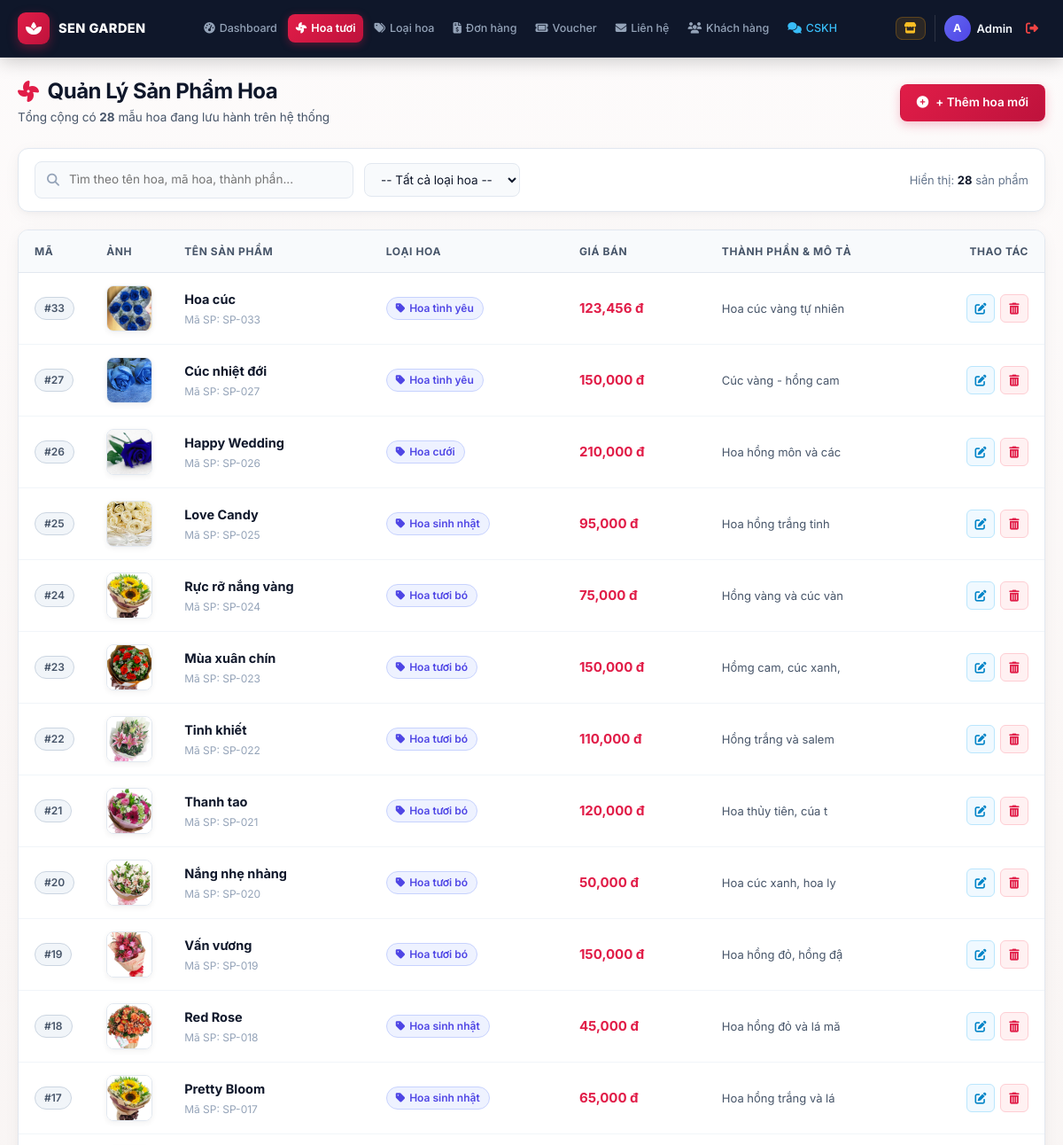
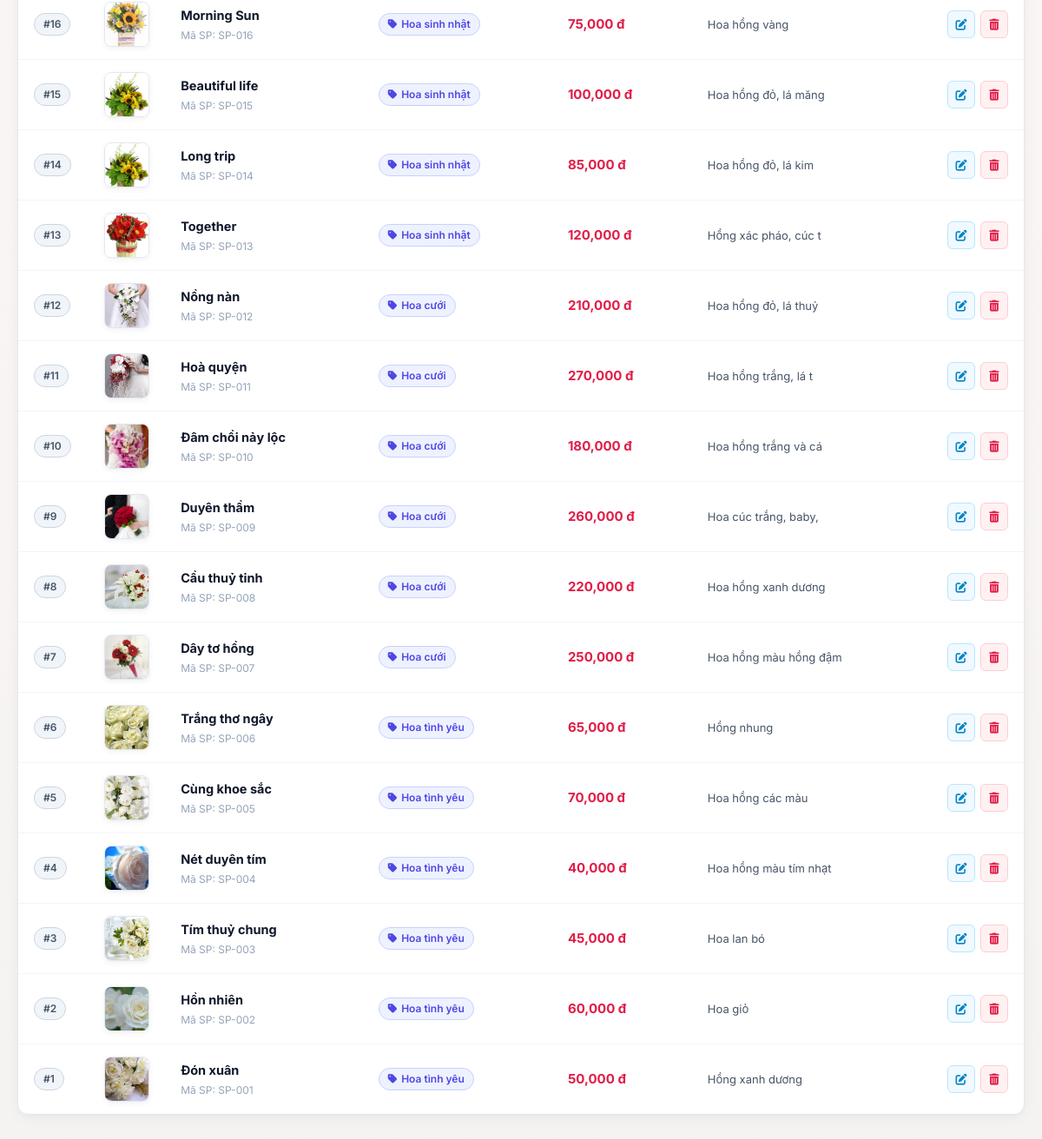
Screenshot of /admin/quanlyhoa.php (signed in) with the database file from the repository (2 pictures, top to bottom).
### tables this page shows
CREATE TABLE `hoa` (
  `MaHoa` int(11) NOT NULL,
  `MaLoai` int(11) NOT NULL,
  `TenHoa` varchar(50) NOT NULL,
  `GiaBan` int(11) NOT NULL,
  `ThanhPhan` varchar(250) NOT NULL,
  `Hinh` varchar(50) NOT NULL
);

CREATE TABLE `loaihoa` (
  `MaLoai` int(11) NOT NULL,
  `TenLoai` varchar(50) NOT NULL
);

### DataProvider.php (called while the page is built, shortened)
<?php
class DataProvider
{
	public static function ExecuteQuery($sql)
	{
		$mysqli = new mysqli(DB_HOST, DB_USER, DB_PASS, DB_NAME) or
			die ("couldn't connect to database");
		$mysqli->query("set names 'utf8mb4'");
		$result = $mysqli->query($sql);
		return $result;
	}
}
?>

### admin/quanlyhoa.php (the view, shortened to what this page needs)
<?php
include_once '../DataProvider.php';
require_once '../includes/header.php';
include_once 'nav.php';
$sql = "SELECT h.*, l.TenLoai FROM hoa h JOIN loaihoa l ON h.MaLoai = l.MaLoai ORDER BY h.MaHoa DESC";
$rs = DataProvider::ExecuteQuery($sql);
$totalFlowers = mysqli_num_rows($rs);
?>
<div class="admin-container">
    <div class="admin-page-header">
        <div class="header-left">
            <h2>
                <i class="fa-solid fa-fan" style="color: #e11d48;"></i> Quản Lý Sản Phẩm Hoa
            </h2>
            <p>Tổng cộng có <strong id="flower-total-count"><?php echo $totalFlowers; ?></strong> mẫu hoa đang lưu hành trên hệ thống</p>
        </div>
        <div class="header-actions">
            <a href="themhoa.php" class="admin-btn admin-btn-primary">
                <i class="fa-solid fa-circle-plus"></i> + Thêm hoa mới
            </a>
        </div>
    </div>
    <div class="admin-toolbar">
        <div class="admin-toolbar-left">
            <div class="admin-search-wrapper">
                <i class="fa-solid fa-magnifying-glass"></i>
                <input type="text" id="filter-keyword" class="admin-search-input" placeholder="Tìm theo tên hoa, mã hoa, thành phần...">
            </div>
            <select id="filter-category" class="admin-filter-select">
                <option value="">-- Tất cả loại hoa --</option>
            </select>
        </div>
        <div style="font-size: 13px; color: #64748b;">
            Hiển thị: <strong id="filter-count" style="color: #0f172a;"><?php echo $totalFlowers; ?></strong> sản phẩm
        </div>
    </div>
    <div class="admin-table-card">
        <div class="admin-table-responsive">
            <table class="admin-table" id="table-flowers">
                <thead>
                    <tr>
                        <th width="70">Mã</th>
                        <th width="80">Ảnh</th>
                        <th>Tên sản phẩm</th>
                        <th>Loại hoa</th>
                        <th>Giá bán</th>
                        <th>Thành phần & Mô tả</th>
                        <th width="110" style="text-align: right;">Thao tác</th>
                    </tr>
                </thead>
                <tbody id="flower-tbody">
                    <?php if ($totalFlowers > 0): ?>
                        <?php while ($row = mysqli_fetch_assoc($rs)): ?>
                            <tr id="row-flower-<?php echo $row['MaHoa']; ?>"
                                class="flower-row"
                                data-id="<?php echo $row['MaHoa']; ?>"
                                data-name="<?php echo htmlspecialchars(mb_strtolower($row['TenHoa'])); ?>"
                                data-cat="<?php echo htmlspecialchars($row['TenLoai']); ?>"
                                data-desc="<?php echo htmlspecialchars(mb_strtolower($row['ThanhPhan'])); ?>">
                                <td>
                                    <span class="badge-pill slate">#<?php echo $row['MaHoa']; ?></span>
                                </td>
                                <td>
                                    <div class="flower-thumb-wrapper">
                                        <img src="../hoa/<?php echo htmlspecialchars($row['Hinh']); ?>"
                                             class="flower-thumb"
                                             alt="<?php echo htmlspecialchars($row['TenHoa']); ?>"
                                             onerror="this.src='../images/no-image.png';">
                                    </div>
                                </td>
                                <td>
                                    <div style="font-weight: 700; color: #0f172a; font-size: 14.5px;">
                                        <?php echo htmlspecialchars($row['TenHoa']); ?>
                                    </div>
                                    <div style="font-size: 12px; color: #94a3b8; margin-top: 2px;">
                                        Mã SP: SP-<?php echo str_pad($row['MaHoa'], 3, '0', STR_PAD_LEFT); ?>
                                    </div>
                                </td>
                                <td>
                                    <span class="badge-pill info">
                                        <i class="fa-solid fa-tag"></i> <?php echo htmlspecialchars($row['TenLoai']); ?>
                                    </span>
                                </td>
                                <td>
                                    <strong style="color: #e11d48; font-size: 15px;">
                                        <?php echo number_format($row['GiaBan']); ?> đ
                                    </strong>
                                </td>
                                <td style="max-width: 280px; font-size: 13px; color: #475569; line-height: 1.4;">
                                    <?php echo htmlspecialchars(mb_strimwidth($row['ThanhPhan'], 0, 75, '...')); ?>
                                </td>
                                <td style="text-align: right;">
                                    <div class="action-btn-group" style="justify-content: flex-end;">
                                        <a href="suahoa.php?MaHoa=<?php echo $row['MaHoa']; ?>" class="action-btn edit" title="Chỉnh sửa sản phẩm">
                                            <i class="fa-solid fa-pen-to-square"></i>
                                        </a>
                                        <button type="button"
                                                class="action-btn delete btn-delete-flower"
                                                data-id="<?php echo $row['MaHoa']; ?>"
                                                data-name="<?php echo htmlspecialchars($row['TenHoa']); ?>"
                                                title="Xóa hoa">
                                            <i class="fa-solid fa-trash-can"></i>
                                        </button>
                                    </div>
                                </td>
                            </tr>
                        <?php endwhile; ?>
                    <?php endif; ?>
                </tbody>
            </table>
        </div>
    </div>
</div>
<?php require_once '../includes/footer.php'; ?>

### includes/header.php (shortened to what this page needs)
<?php
$in_admin = (basename(dirname($_SERVER['PHP_SELF'])) === 'admin');
$base_url = $in_admin ? '../' : '';
?>
<!DOCTYPE html>
<html lang="vi">
<head>
    <link rel="stylesheet" href="https://cdnjs.cloudflare.com/ajax/libs/font-awesome/6.5.1/css/all.min.css" />
    <link rel="stylesheet" href="https://cdn.jsdelivr.net/npm/bootstrap@5.3.3/dist/css/bootstrap.min.css" />
    <link href="<?php echo $base_url; ?>css/style.css?v=<?php echo time(); ?>" rel="stylesheet" />
    <link href="<?php echo $base_url; ?>css/animations.css?v=<?php echo time(); ?>" rel="stylesheet" />
</head>
<body>
<div class="wrapper <?php echo $in_admin ? 'admin-wrapper-reset' : ''; ?>">
    <main class="main-content <?php echo $in_admin ? 'admin-main-wrapper' : ''; ?>">
        <div class="container <?php echo $in_admin ? 'admin-container-fluid' : ''; ?>">

### admin/nav.php (shortened to what this page needs)
<?php
$currentPage = basename($_SERVER['PHP_SELF']);
$adminUser = function_exists('getCurrentUser') ? getCurrentUser() : ($_SESSION['user'] ?? null);
$adminDisplayName = !empty($adminUser['HoTen']) ? $adminUser['HoTen'] : (!empty($adminUser['TenDN']) ? $adminUser['TenDN'] : 'Admin');
?>
<link rel="stylesheet" href="admin.css?v=<?php echo time(); ?>">
<nav class="admin-navbar-wrapper">
    <div class="admin-navbar-inner">
        <a href="index.php" class="admin-brand">
            <div class="admin-brand-logo">
                <i class="fa-solid fa-spa"></i>
            </div>
            <div class="admin-brand-info">
                <span class="admin-brand-name">Sen Garden</span>
            </div>
        </a>
        <div class="admin-nav-menu">
            <a href="index.php" class="admin-nav-item <?php echo ($currentPage === 'index.php') ? 'active' : ''; ?>">
                <i class="fa-solid fa-gauge-high"></i> <span>Dashboard</span>
            </a>
            <a href="quanlyhoa.php" class="admin-nav-item <?php echo in_array($currentPage, ['quanlyhoa.php', 'themhoa.php', 'suahoa.php']) ? 'active' : ''; ?>">
                <i class="fa-solid fa-fan"></i> <span>Hoa tươi</span>
            </a>
            <a href="quanlydanhmuc.php" class="admin-nav-item <?php echo ($currentPage === 'quanlydanhmuc.php') ? 'active' : ''; ?>">
                <i class="fa-solid fa-tags"></i> <span>Loại hoa</span>
            </a>
            <a href="quanlydonhang.php" class="admin-nav-item <?php echo in_array($currentPage, ['quanlydonhang.php', 'inhoadon.php']) ? 'active' : ''; ?>">
                <i class="fa-solid fa-file-invoice-dollar"></i> <span>Đơn hàng</span>
            </a>
            <a href="quanlyvoucher.php" class="admin-nav-item <?php echo ($currentPage === 'quanlyvoucher.php') ? 'active' : ''; ?>">
                <i class="fa-solid fa-ticket"></i> <span>Voucher</span>
            </a>
            <a href="quanlylienhe.php" class="admin-nav-item <?php echo ($currentPage === 'quanlylienhe.php') ? 'active' : ''; ?>">
                <i class="fa-solid fa-envelope"></i> <span>Liên hệ</span>
            </a>
            <a href="quanlyuser.php" class="admin-nav-item <?php echo ($currentPage === 'quanlyuser.php') ? 'active' : ''; ?>">
                <i class="fa-solid fa-users"></i> <span>Khách hàng</span>
            </a>
            <a href="quanlychat.php" class="admin-nav-item chat-btn <?php echo ($currentPage === 'quanlychat.php') ? 'active' : ''; ?>">
                <i class="fa-solid fa-comments"></i> <span>CSKH</span>
            </a>
        </div>
        <div class="admin-nav-right">
            <a href="../index.php" class="admin-shop-link" title="Xem website cửa hàng">
                <i class="fa-solid fa-store"></i> <span>Xem Shop</span>
            </a>
            <div class="admin-user-pill">
                <div class="admin-user-avatar" title="<?php echo htmlspecialchars($adminDisplayName); ?>">
                    <?php echo mb_substr($adminDisplayName, 0, 1, 'UTF-8'); ?>
                </div>
                <span class="admin-user-name" title="<?php echo htmlspecialchars($adminDisplayName); ?>">
                    <?php echo htmlspecialchars($adminDisplayName); ?>
                </span>
                <a href="../dangxuat.php" class="admin-logout-btn" title="Đăng xuất khỏi hệ thống">
                    <i class="fa-solid fa-right-from-bracket"></i>
                </a>
            </div>
        </div>
    </div>
</nav>

### includes/footer.php (shortened to what this page needs)
</div>
    </main>
</div>
</body>
</html>

### css/style.css (style rules this page uses)
* { margin: 0; padding: 0; box-sizing: border-box; }
body { font-family: 'Roboto', -apple-system, BlinkMacSystemFont, 'Segoe UI', sans-serif; background: linear-gradient(180deg, #fdfbfb 0%, #faf6f5 35%, #f5f3f2 100%); color: #334155; line-height: 1.6; min-height: 100vh; }
a { text-decoration: none; color: inherit; }
.wrapper { display: flex; flex-direction: column; min-height: 100vh; }
.container { width: 100%; max-width: 1260px !important; margin: 0 auto !important; padding-left: 15px !important; padding-right: 15px !important; }
main.main-content { flex: 1; padding: 30px 0; }

### admin/nav.php (style rules this page uses)
.admin-navbar-wrapper { background: #0f172a; border-bottom: 1px solid rgba(255, 255, 255, 0.08); box-shadow: 0 4px 20px rgba(0, 0, 0, 0.2); position: sticky; top: 0; z-index: 1000; width: 100%; box-sizing: border-box; }
.admin-navbar-inner { max-width: 1360px; margin: 0 auto; padding: 0 20px; height: 64px; display: flex; align-items: center; justify-content: space-between; gap: 12px; box-sizing: border-box; }
.admin-brand { display: flex; align-items: center; gap: 10px; text-decoration: none; color: #ffffff; flex-shrink: 0; }
.admin-brand-logo { width: 36px; height: 36px; border-radius: 9px; background: linear-gradient(135deg, #e11d48, #be123c); display: flex; align-items: center; justify-content: center; color: #ffffff; font-size: 16px; box-shadow: 0 4px 12px rgba(225, 29, 72, 0.35); flex-shrink: 0; }
.admin-brand-info { display: flex; flex-direction: column; justify-content: center; }
.admin-brand-name { font-size: 14.5px; font-weight: 800; letter-spacing: 0.03em; text-transform: uppercase; color: #ffffff; line-height: 1.2; margin: 0; }
.admin-nav-menu { display: flex; align-items: center; gap: 3px; list-style: none; margin: 0; padding: 0; flex-shrink: 1; }
.admin-nav-item { color: #94a3b8; text-decoration: none; font-size: 13px; font-weight: 500; padding: 7px 11px; border-radius: 8px; display: inline-flex; align-items: center; gap: 6px; transition: all 0.18s ease; white-space: nowrap; }
.admin-nav-item.active { color: #ffffff; background: linear-gradient(135deg, #e11d48, #be123c); font-weight: 600; box-shadow: 0 2px 10px rgba(225, 29, 72, 0.35); }
.admin-nav-item.chat-btn { color: #38bdf8; position: relative; }
.admin-nav-right { display: flex; align-items: center; gap: 10px; flex-shrink: 0; }
.admin-shop-link { display: inline-flex; align-items: center; gap: 6px; padding: 6px 11px; font-size: 12.5px; font-weight: 600; color: #fbbf24 !important; background: rgba(245, 158, 11, 0.12); border: 1px solid rgba(245, 158, 11, 0.25); border-radius: 8px; text-decoration: none; transition: all 0.2s ease; white-space: nowrap; }
.admin-user-pill { display: inline-flex; align-items: center; gap: 7px; color: #e2e8f0; font-size: 13px; font-weight: 500; padding-left: 10px; border-left: 1px solid rgba(255, 255, 255, 0.12); flex-shrink: 0; }
.admin-user-avatar { width: 30px; height: 30px; border-radius: 50%; background: linear-gradient(135deg, #6366f1, #4f46e5); color: #fff; font-size: 12.5px; font-weight: 700; display: flex; align-items: center; justify-content: center; flex-shrink: 0; }
.admin-user-name { font-weight: 600; color: #f1f5f9; max-width: 95px; overflow: hidden; text-overflow: ellipsis; white-space: nowrap; display: inline-block; }
.admin-logout-btn { color: #ef4444; text-decoration: none; font-size: 14px; padding: 5px 8px; border-radius: 6px; transition: all 0.2s ease; display: inline-flex; align-items: center; justify-content: center; flex-shrink: 0; }
@media (max-width: 1200px) { .admin-nav-item { padding: 6px 9px; font-size: 12.5px; gap: 5px; } }
@media (max-width: 1200px) { .admin-shop-link { padding: 6px 9px; } }

### rows the page displays
hoa: MaHoa "33", Hinh (picture), TenHoa "Hoa cúc", MaHoa "033", MaLoai.TenLoai "Hoa tình yêu", GiaBan "123,456", ThanhPhan "Hoa cúc vàng tự nhiên"
hoa: MaHoa "27", Hinh (picture), TenHoa "Cúc nhiệt đới", MaHoa "027", MaLoai.TenLoai "Hoa tình yêu", GiaBan "150,000", ThanhPhan "Cúc vàng - hồng cam"
hoa: MaHoa "26", Hinh (picture), TenHoa "Happy Wedding", MaHoa "026", MaLoai.TenLoai "Hoa cưới", GiaBan "210,000", ThanhPhan "Hoa hồng môn và các"
hoa: MaHoa "25", Hinh (picture), TenHoa "Love Candy", MaHoa "025", MaLoai.TenLoai "Hoa sinh nhật", GiaBan "95,000", ThanhPhan "Hoa hồng trắng tinh"
hoa: MaHoa "24", Hinh (picture), TenHoa "Rực rỡ nắng vàng", MaHoa "024", MaLoai.TenLoai "Hoa tươi bó", GiaBan "75,000", ThanhPhan "Hồng vàng và cúc vàn"
hoa: MaHoa "23", Hinh (picture), TenHoa "Mùa xuân chín", MaHoa "023", MaLoai.TenLoai "Hoa tươi bó", GiaBan "150,000", ThanhPhan "Hồmg cam, cúc xanh,"
hoa: MaHoa "22", Hinh (picture), TenHoa "Tinh khiết", MaHoa "022", MaLoai.TenLoai "Hoa tươi bó", GiaBan "110,000", ThanhPhan "Hồng trắng và salem"
hoa: MaHoa "21", Hinh (picture), TenHoa "Thanh tao", MaHoa "021", MaLoai.TenLoai "Hoa tươi bó", GiaBan "120,000", ThanhPhan "Hoa thủy tiên, cúa t"
hoa: MaHoa "20", Hinh (picture), TenHoa "Nắng nhẹ nhàng", MaHoa "020", MaLoai.TenLoai "Hoa tươi bó", GiaBan "50,000", ThanhPhan "Hoa cúc xanh, hoa ly"
hoa: MaHoa "19", Hinh (picture), TenHoa "Vấn vương", MaHoa "019", MaLoai.TenLoai "Hoa tươi bó", GiaBan "150,000", ThanhPhan "Hoa hồng đỏ, hồng đậ"
hoa: MaHoa "18", Hinh (picture), TenHoa "Red Rose", MaHoa "018", MaLoai.TenLoai "Hoa sinh nhật", GiaBan "45,000", ThanhPhan "Hoa hồng đỏ và lá mă"
hoa: MaHoa "17", Hinh (picture), TenHoa "Pretty Bloom", MaHoa "017", MaLoai.TenLoai "Hoa sinh nhật", GiaBan "65,000", ThanhPhan "Hoa hồng trắng và lá"
hoa: MaHoa "16", Hinh (picture), TenHoa "Morning Sun", MaHoa "016", MaLoai.TenLoai "Hoa sinh nhật", GiaBan "75,000", ThanhPhan "Hoa hồng vàng"
hoa: MaHoa "15", Hinh (picture), TenHoa "Beautiful life", MaHoa "015", MaLoai.TenLoai "Hoa sinh nhật", GiaBan "100,000", ThanhPhan "Hoa hồng đỏ, lá măng"
hoa: MaHoa "14", Hinh (picture), TenHoa "Long trip", MaHoa "014", MaLoai.TenLoai "Hoa sinh nhật", GiaBan "85,000", ThanhPhan "Hoa hồng đỏ, lá kim"
hoa: MaHoa "13", Hinh (picture), TenHoa "Together", MaHoa "013", MaLoai.TenLoai "Hoa sinh nhật", GiaBan "120,000", ThanhPhan "Hồng xác pháo, cúc t"
hoa: MaHoa "12", Hinh (picture), TenHoa "Nồng nàn", MaHoa "012", MaLoai.TenLoai "Hoa cưới", GiaBan "210,000", ThanhPhan "Hoa hồng đỏ, lá thuỷ"
hoa: MaHoa "11", Hinh (picture), TenHoa "Hoà quyện", MaHoa "011", MaLoai.TenLoai "Hoa cưới", GiaBan "270,000", ThanhPhan "Hoa hồng trắng, lá t"
hoa: MaHoa "10", Hinh (picture), TenHoa "Đâm chồi nảy lộc", MaHoa "010", MaLoai.TenLoai "Hoa cưới", GiaBan "180,000", ThanhPhan "Hoa hồng trắng và cá"
hoa: MaHoa "9", Hinh (picture), TenHoa "Duyên thầm", MaHoa "009", MaLoai.TenLoai "Hoa cưới", GiaBan "260,000", ThanhPhan "Hoa cúc trắng, baby,"
hoa: MaHoa "8", Hinh (picture), TenHoa "Cầu thuỷ tinh", MaHoa "008", MaLoai.TenLoai "Hoa cưới", GiaBan "220,000", ThanhPhan "Hoa hồng xanh dương"
hoa: MaHoa "7", Hinh (picture), TenHoa "Dây tơ hồng", MaHoa "007", MaLoai.TenLoai "Hoa cưới", GiaBan "250,000", ThanhPhan "Hoa hồng màu hồng đậm"
hoa: MaHoa "6", Hinh (picture), TenHoa "Trắng thơ ngây", MaHoa "006", MaLoai.TenLoai "Hoa tình yêu", GiaBan "65,000", ThanhPhan "Hồng nhung"
hoa: MaHoa "5", Hinh (picture), TenHoa "Cùng khoe sắc", MaHoa "005", MaLoai.TenLoai "Hoa tình yêu", GiaBan "70,000", ThanhPhan "Hoa hồng các màu"
hoa: MaHoa "4", Hinh (picture), TenHoa "Nét duyên tím", MaHoa "004", MaLoai.TenLoai "Hoa tình yêu", GiaBan "40,000", ThanhPhan "Hoa hồng màu tím nhạt"
hoa: MaHoa "3", Hinh (picture), TenHoa "Tím thuỷ chung", MaHoa "003", MaLoai.TenLoai "Hoa tình yêu", GiaBan "45,000", ThanhPhan "Hoa lan bó"
hoa: MaHoa "2", Hinh (picture), TenHoa "Hồn nhiên", MaHoa "002", MaLoai.TenLoai "Hoa tình yêu", GiaBan "60,000", ThanhPhan "Hoa giỏ"
hoa: MaHoa "1", Hinh (picture), TenHoa "Đón xuân", MaHoa "001", MaLoai.TenLoai "Hoa tình yêu", GiaBan "50,000", ThanhPhan "Hồng xanh dương"

### other values shown
mb_substr($adminDisplayName, 0, 1, 'UTF-8') "A"
$adminDisplayName "Admin"
$totalFlowers "28"
